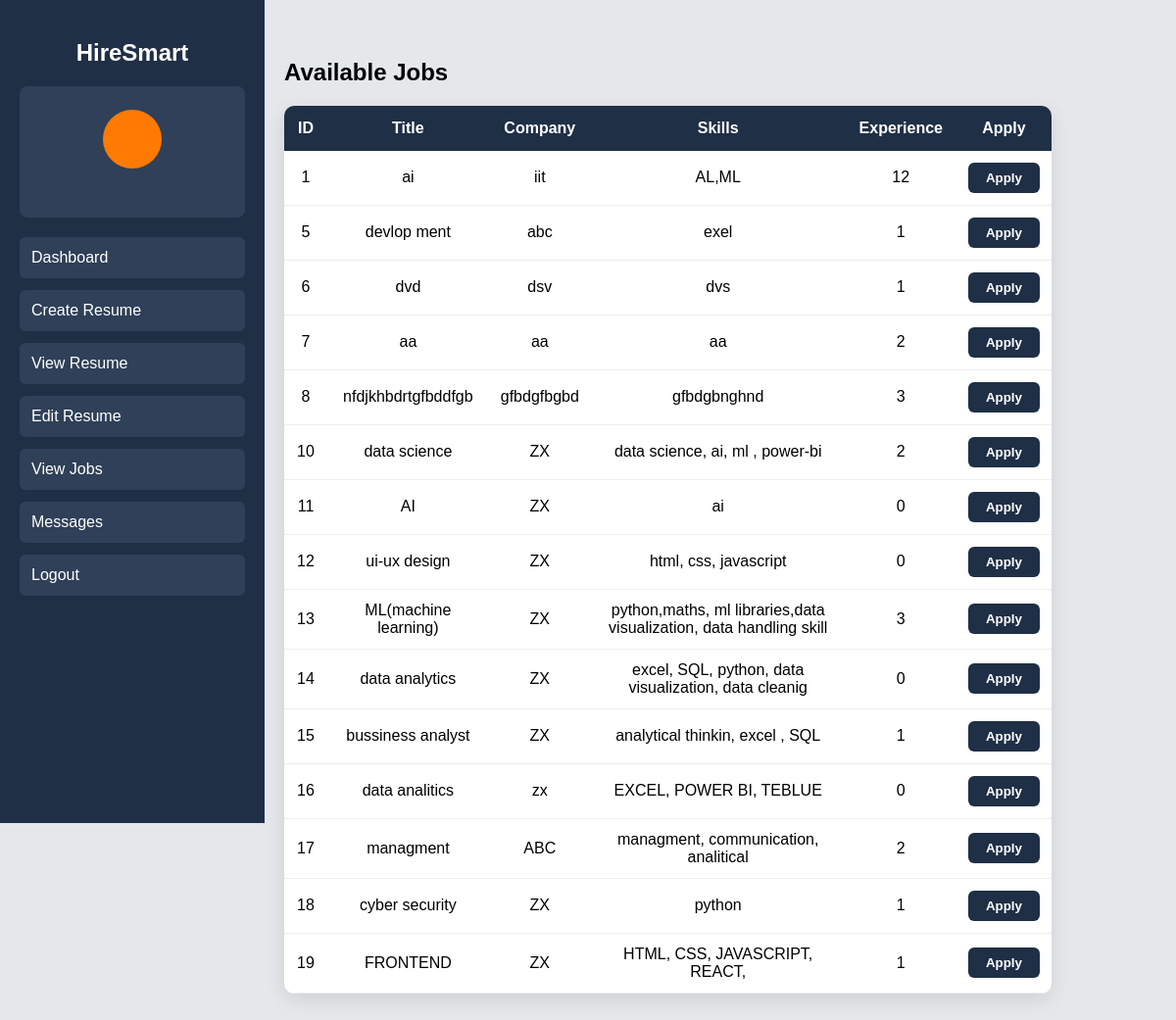
Screenshot of /jobs/ with the database file from the repository.
### accounts/models.py (models this page shows, shortened)
class Job(models.Model):
    hr = models.ForeignKey(HR, on_delete=models.CASCADE, null=True, blank=True)
    title = models.CharField(max_length=200)
    company = models.CharField(max_length=200)
    skills = models.TextField()
    experience = models.IntegerField(default=0)
    description = models.TextField()
    posted_date = models.DateTimeField(auto_now_add=True)

### accounts/views.py (the view)
# urls.py: path('jobs/', views.view_jobs, name='view_jobs'),
def view_jobs(request):
    jobs = Job.objects.all()
    return render(request, "jobs.html", {"jobs": jobs
                                         })

### accounts/templates/jobs.html (shortened to what this page needs)
{% extends 'base_student.html' %}
{% block content %}
<h2>Available Jobs</h2>
<div class="table-container">
<table class="jobs-table">
<tr>
<th>ID</th>
<th>Title</th>
<th>Company</th>
<th>Skills</th>
<th>Experience</th>
<th>Apply</th>
</tr>
{% for job in jobs %}
<tr>
<td>{{ job.id }}</td>
<td>{{ job.title }}</td>
<td>{{ job.company }}</td>
<td>{{ job.skills }}</td>
<td>{{ job.experience }}</td>
<td>
<form method="POST" action="{% url 'apply_job' job.id %}">
<button type="submit" class="apply-btn">Apply</button>
</form>
</td>
</tr>
{% endfor %}
</table>
</div>
{% endblock %}

### accounts/templates/base_student.html (style rules this page uses)
body { margin:0; font-family:Arial; background:#e5e7eb; }

### accounts/templates/jobs.html (style rules this page uses)
.table-container { margin-top:20px; }
.jobs-table { width:90%; border-collapse:collapse; background:white; border-radius:10px; overflow:hidden; box-shadow:0 6px 20px rgba(0,0,0,0.1); }
.jobs-table th { background:#1f2f46; color:white; padding:14px; text-align:center; }
.jobs-table td { padding:12px; text-align:center; border-bottom:1px solid #eee; }
.apply-btn { background:#1f2f46; color:white; border:none; padding:8px 18px; border-radius:6px; cursor:pointer; font-weight:600; }

### rows the page displays
Job: id "1", title "ai", company "iit", skills "AL,ML", experience "12"
Job: id "5", title "devlop ment", company "abc", skills "exel", experience "1"
Job: id "6", title "dvd", company "dsv", skills "dvs", experience "1"
Job: id "7", title "aa", company "aa", skills "aa", experience "2"
Job: id "8", title "nfdjkhbdrtgfbddfgb", company "gfbdgfbgbd", skills "gfbdgbnghnd", experience "3"
Job: id "10", title "data science", company "ZX", skills "data science, ai, ml , power-bi", experience "2"
Job: id "11", title "AI", company "ZX", skills "ai", experience "0"
Job: id "12", title "ui-ux design", company "ZX", skills "html, css, javascript", experience "0"
Job: id "13", title "ML(machine learning)", company "ZX", skills "python,maths, ml libraries,data visualization, data handling skill", experience "3"
Job: id "14", title "data analytics", company "ZX", skills "excel, SQL, python, data visualization, data cleanig", experience "0"
Job: id "15", title "bussiness analyst", company "ZX", skills "analytical thinkin, excel , SQL", experience "1"
Job: id "16", title "data analitics", company "zx", skills "EXCEL, POWER BI, TEBLUE", experience "0"
Job: id "17", title "managment", company "ABC", skills "managment, communication, analitical", experience "2"
Job: id "18", title "cyber security", company "ZX", skills "python", experience "1"
Job: id "19", title "FRONTEND", company "ZX", skills "HTML, CSS, JAVASCRIPT, REACT,", experience "1"
